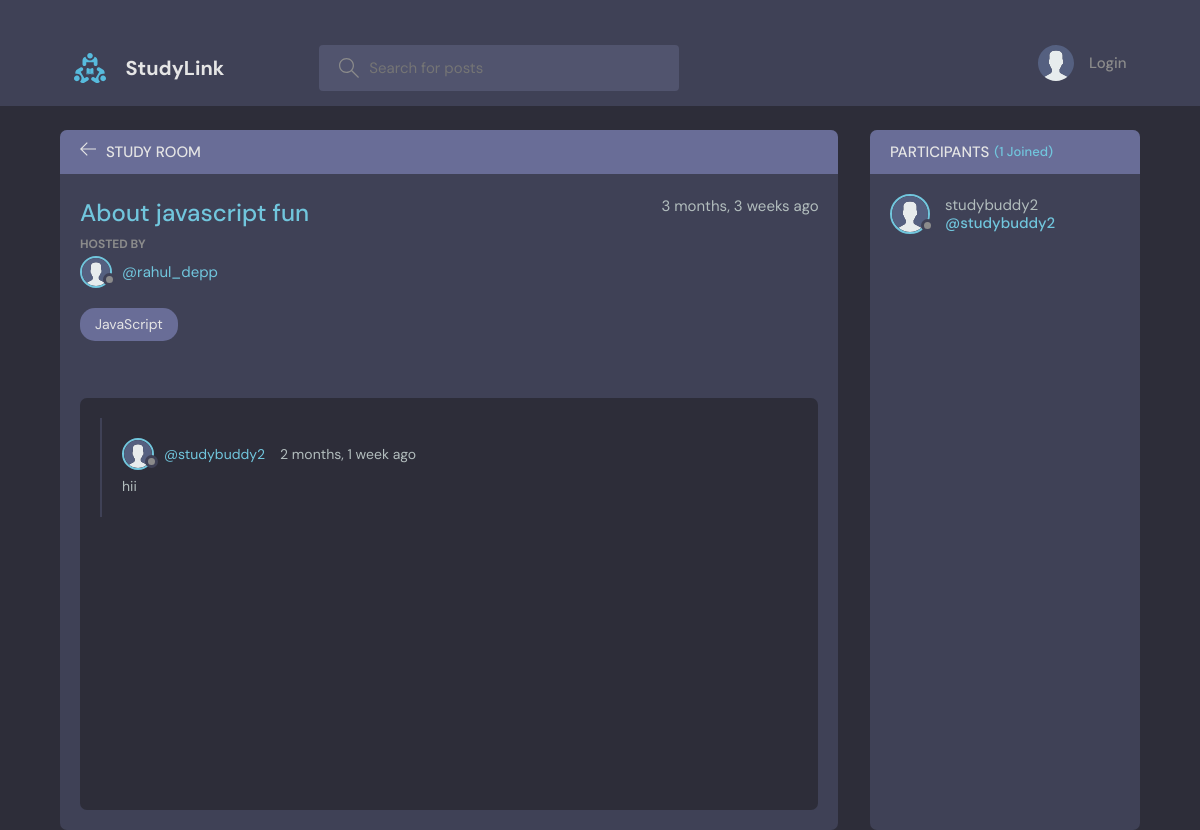
/room/2/, run on an earlier commit of the app's database.
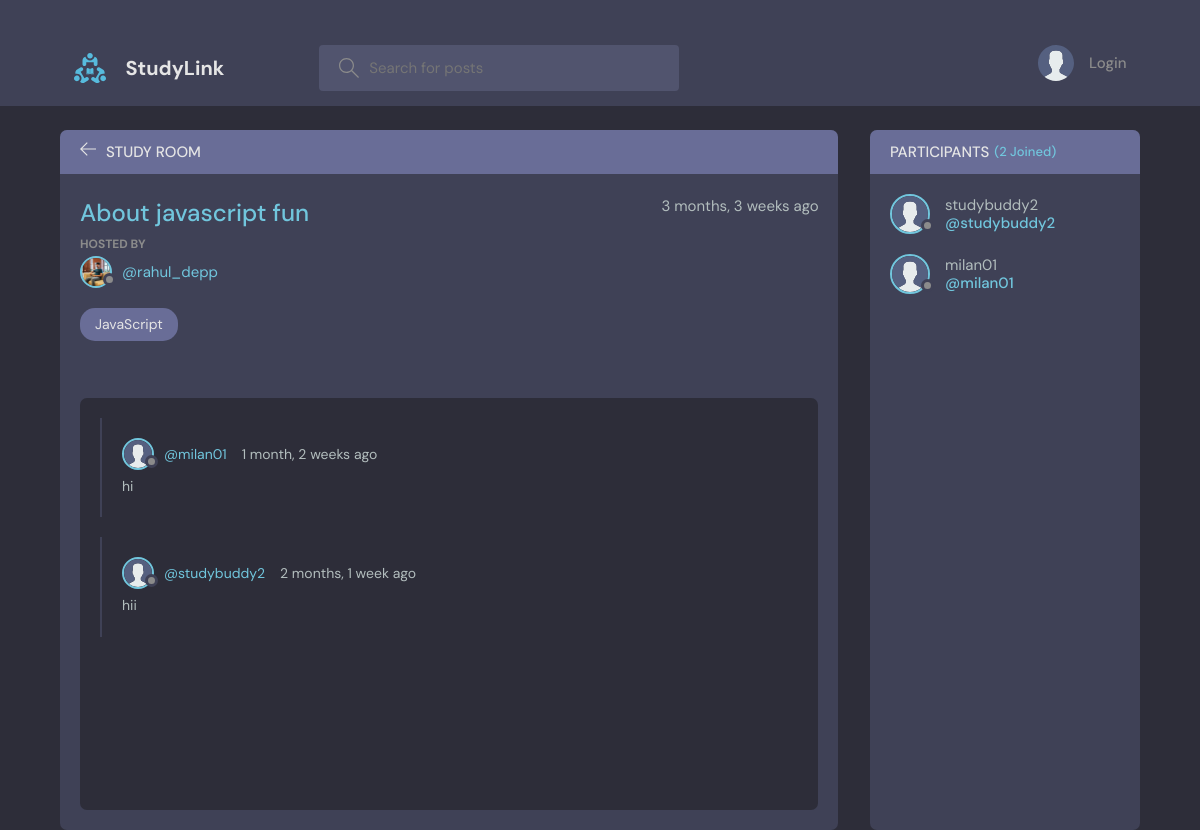
And on a later commit of the database.
### base/models.py (models this page shows, shortened)
class Room(models.Model):
    host=models.ForeignKey(User,on_delete=models.SET_NULL,null=True)
    topic=models.ForeignKey(Topic,on_delete=models.SET_NULL,null=True)
    name=models.CharField(max_length=200)
    description=models.TextField(null=True, blank=True)
    participants=models.ManyToManyField(User , related_name='participants', blank=True)
    updated=models.DateTimeField(auto_now=True)
    created=models.DateTimeField(auto_now_add=True)
    class Meta:
        ordering =['-updated', '-created']

class User(AbstractUser):
     name=models.CharField(max_length=200,null=True)
     email=models.EmailField(unique=True,null=True)
     bio=models.TextField(null=True)
     avatar=models.ImageField(null=True,default="avatar.svg")
     USERNAME_FIELD='email'
     REQUIRED_FIELDS=[]

class Message(models.Model):
   user=models.ForeignKey(User,on_delete=models.CASCADE)
   room= models.ForeignKey(Room,on_delete=models.CASCADE)
   body= models.TextField(max_length=1000)
   update=models.DateTimeField(auto_now=True)
   created=models.DateTimeField(auto_now_add=True)

class Topic(models.Model):
    name=models.CharField(max_length=200)
    def __str__(self):
        return self.name

### base/views.py (the view, shortened to what this page needs)
# urls.py: path('room/<str:pk>/',views.room,name="Room"),
def room(request ,pk):
   room=Room.objects.get(id= pk)
   room_messages=room.message_set.all().order_by('-created')
   participants=room.participants.all()
   context={'room':room,'room_messages':room_messages,'participants':participants}
   return render (request,"base/room.html",context)

### base/templates/base/room.html (shortened to what this page needs)
{% extends 'main.html' %}
{% block content %}
<main class="profile-page layout layout--2">
  <div class="container">
    <div class="room">
      <div class="room__top">
        <div class="room__topLeft">
          <a href="{% url 'Home' %}">
            <svg
              version="1.1"
              xmlns="http://www.w3.org/2000/svg"
              width="32"
              height="32"
              viewBox="0 0 32 32"
            >
              <title>arrow-left</title>
              <path
                d="M13.723 2.286l-13.723 13.714 13.719 13.714 1.616-1.611-10.96-10.96h27.625v-2.286h-27.625l10.965-10.965-1.616-1.607z"
              ></path>
            </svg>
          </a>
          <h3>Study Room</h3>
        </div>
      </div>
      <div class="room__box scroll">
        <div class="room__header scroll">
          <div class="room__info">
            <h3>{{room.name}}</h3>
            <span> {{room.created|timesince}} ago</span>
          </div>
          <div class="room__hosted">
            <p>Hosted By</p>
            <a
              href="{ %url 'user-profile' room.host.id %}"
              class="room__author"
            >
              <div class="avatar avatar--small">
                <img src=" {{room.host.avatar.url}}" />
              </div>
              <span>@{{room.host.username}}</span>
            </a>
          </div>
          <span class="room__topics">{{room.topic}}</span>
        </div>
        <div class="room__conversation">
          <div class="threads scroll">
            {% for comment in room_messages %}
            <div class="thread">
              <div class="thread__top">
                <div class="thread__author">
                  <a
                    href="{% url 'user-profile' comment.user.id%}"
                    class="thread__authorInfo"
                  >
                    <div class="avatar avatar--small">
                      <img src="{{comment.user.avatar.url}}" />
                    </div>
                    <span>@{{comment.user.username}}</span>
                  </a>
                  <span class="thread__date"
                    >{{comment.created|timesince}} ago</span
                  >
                </div>
              </div>
              <div class="thread__details">{{comment.body}}</div>
            </div>
            {%endfor%}
          </div>
        </div>
      </div>
    </div>
    <div class="participants">
      <h3 class="participants__top">
        Participants <span>({{participants.count}} Joined)</span>
      </h3>
      <div class="participants__list scroll">
        {% for user in participants %}
        <a href="{% url 'user-profile' user.id %}" class="participant">
          <div class="avatar avatar--medium">
            <img src="{{user.avatar.url}}" />
          </div>
          <p>
            {{user.username}}
            <span>@{{user.username}} </span>
          </p>
        </a>
        {% endfor %}
      </div>
    </div>
  </div>
</main>
{% endblock %}

What changed in the data, as far as the page shows it:
changed through a linked row, Room "About javascript fun": host.avatar: picture added in place of a placeholder
added Message: user.avatar (placeholder picture), user.username "milan01", created "1 month, 2 weeks", body "hi"
added User: avatar (placeholder picture), username "milan01"
Also different on the page:
{{ participants.count }}: "1" → "2"
